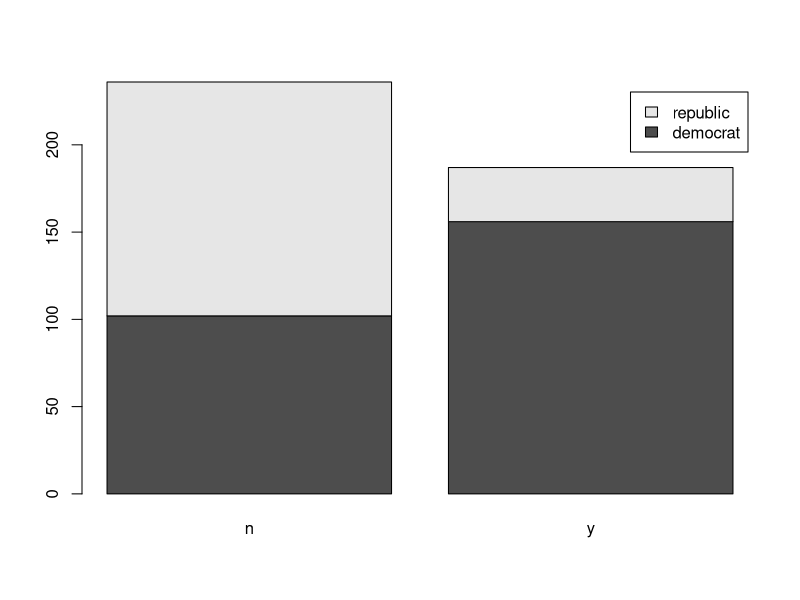
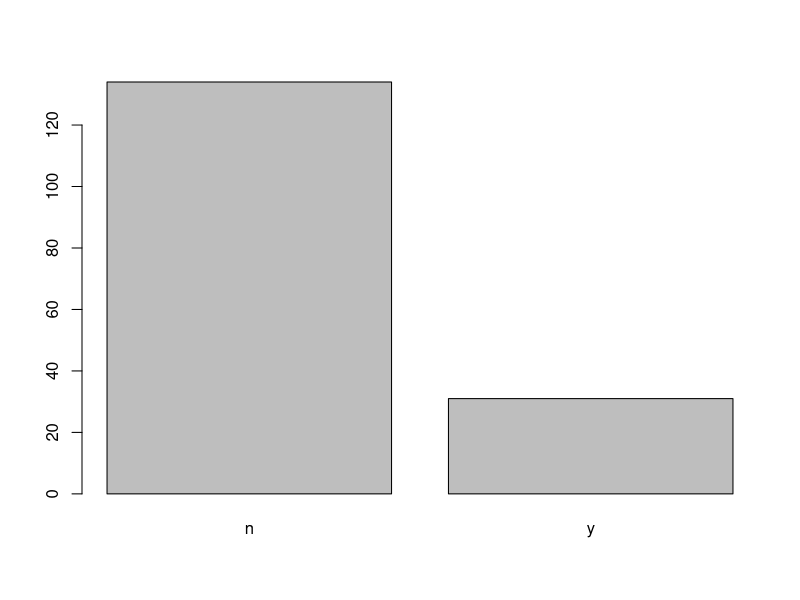
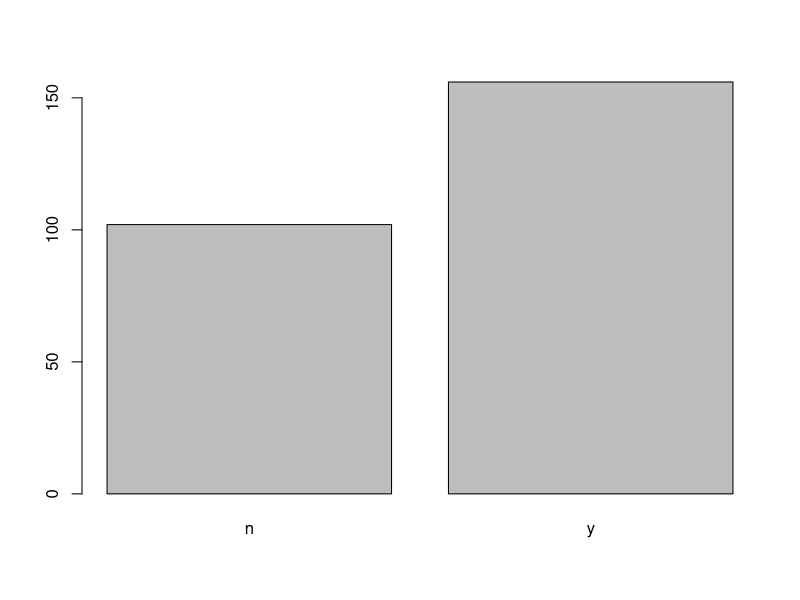

Recreate these plots in R, in order.
setwd("D:\\ML\\R\\Naive Bayes")
library(mlbench)
install.packages("mlbench")
data("HouseVotes84")
View(HouseVotes84)
help("HouseVotes84")
summary(HouseVotes84)

barplot(table(as.factor(HouseVotes84[,1]),as.factor(HouseVotes84[,2])),legend=c("democrat","republic"))
plot(as.factor(HouseVotes84[HouseVotes84$Class=="republican",2]))
plot(as.factor(HouseVotes84[HouseVotes84$Class=="democrat",2]))

str(HouseVotes84)


# na values by column and class

na_by_col_class<-function(col,cls){
  return(sum(is.na(HouseVotes84[,col]) & HouseVotes84$Class==cls))
}

na_by_col_class("V1","democrat")
na_by_col_class("V1","republican")

p_y_col_class<-function(col,class){
  sum_y<-sum(HouseVotes84[,col]=="y" & HouseVotes84$Class==class,na.rm = T)
  sum_n<-sum(HouseVotes84[,col]=="n" & HouseVotes84$Class==class,na.rm = T)
  return (sum_y/(sum_y+sum_n))
}
p_y_col_class(2,'democrat')  
p_y_col_class(2,'republican')
na_by_col_class(2,'democrat')
na_by_col_class(2,'republican')


# imputing missing values 

set.seed(3)
train<-order(runif(290))
test<--train
training<-HouseVotes84[train,]
testing<-HouseVotes84[test,]
#train_X<-training[,-1]
#train_Y<-training[,1]
#test_X<-testing[,-1]
#test_Y<-testing[,1]

library(e1071)
model<-naiveBayes(training$Class~.,data=training)
pred<-predict(model,newdata = testing[,-1])
mean(pred==testing[,1])

acc<-NULL


for (i in 1:20){
  train<-order(runif(350))
set.seed(350)
test<--train
training<-HouseVotes84[train,]
testing<-HouseVotes84[test,]
model<-naiveBayes(training$Class~.,data=training[,-1])
pred<-predict(model,testing[,-1])
acc<-c(acc,mean(pred==testing[,1]))

}
mean(acc)



# Naive Bayes for the continuous data
data("iris")
table(iris[,5])
View(iris)
str(iris)
#one way to split the data into train and test
set.seed(1)
train<-order(runif(135))
test <- -train
training <- iris[train,]
testing <- iris[test,]
range(train)

#create data partitioning is one way #
library(caret)
inTraininglocal <- createDataPartition(iris$Species,p=.85,list=F)
training <- iris[inTraininglocal,]
View(training)
testing <- iris[-inTraininglocal,]
View(testing)

library(e1071)
model_iris<-naiveBayes(training$Species~.,data = training[,-5])
pred_species<-predict(model_iris,testing[,-5])
mean(pred_species==testing[,5])
table(pred_species)
table(testing[,5])



